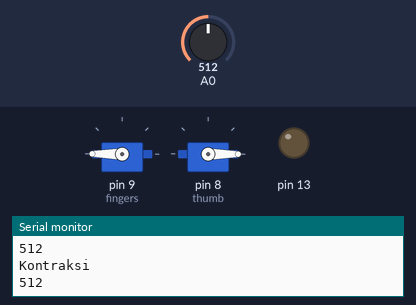
This sketch was run on a simulated Arduino Uno, built with avr-gcc and run on an emulated ATmega328P. On the bench: 2 × servo, output pins drawn as LEDs (lit = HIGH), the last lines printed to the serial monitor. The test bench sets the inputs (shaded band); at power-on: A0 = 512.

Above: at 1.2 s.
1.3 s: A0 set to 161
4.3 s: A0 set to 137
At 4.9 s:
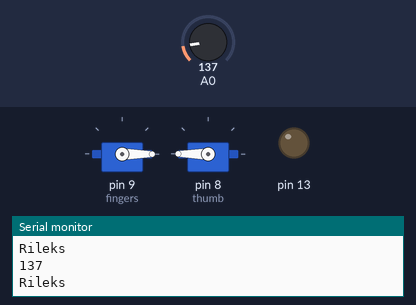
5.8 s: A0 set to 1023
At 6.2 s:
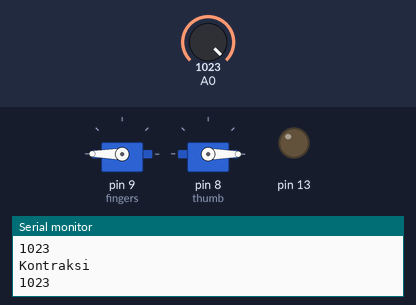
7.3 s: A0 set to 140
At 8.5 s:
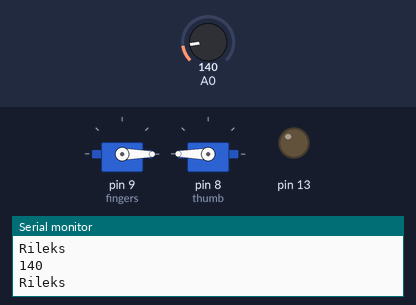
Timing chart, 0 to 9.8 s (numbered marks = the images above; inputs shaded):
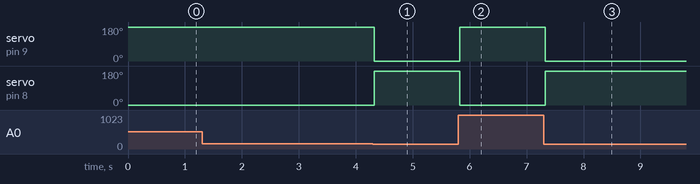

Measured:
- the behaviour switches between 150 and 149 on A0 (found by bisection; images 0 and 1)
- after the input at 4.3 s, servo on pin 9 (fingers): 180° → 0° at once; servo on pin 8 (thumb): 0° → 180° at once
- after the input at 5.8 s, servo on pin 9 (fingers): 0° → 180° at once; servo on pin 8 (thumb): 180° → 0° at once
- after the input at 7.3 s, servo on pin 9 (fingers): 180° → 0° at once; servo on pin 8 (thumb): 0° → 180° at once

The sketch:

final.ino
```cpp
#include <Servo.h>

Servo thumb, fingers;

int analogpin = 3;
int val = 0;
boolean r;
  void setup()
  {
    fingers.attach(9);  //Attach the servo for the four fingers to pin9
    thumb.attach(8);   // Attach the servo for the thumb to pin 8
pinMode(13, OUTPUT);
pinMode(A0, INPUT);
    Serial.begin(9600);  // this is for serial moniter to see the muscle sensor value you're getting
  }
  void loop()
{
   val = analogRead(A0);
   Serial.println(val);
  if( val < 150) //if you flex and the sensor value is greater than 550 then close servos--adjust this value to your muscle sensor value
  {
   Serial.println("Rileks");
    thumb.write(180);
    fingers.write(0);
  }
else{
     Serial.println("Kontraksi");
    thumb.write(0);
    fingers.write(180);
  }
}
```
